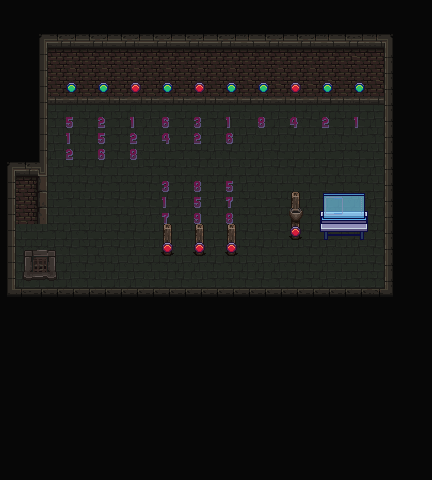

Rendered tile map (Tiled .tmx) drawn with the repository's tilesets; below, a short description and the map source with its tile grids summarised:
An orthogonal 27x30 tile map with 16x16 px tiles, 3 tile layers (Floor, Walls, Roof), 3 tilesets and 18 objects.

<map version="1.10" tiledversion="1.11.2" orientation="orthogonal" renderorder="right-down" width="27" height="30" tilewidth="16" tileheight="16" infinite="0" nextlayerid="18" nextobjectid="55">
 <tileset firstgid="1" source="../tilesets/mainRoom/tileset.tsx" />
 <tileset firstgid="2561" source="../tilesets/mainRoom/tilesStuff.tsx" />
 <tileset firstgid="3153" source="../tilesets/mainRoom/decorative.tsx" />
 <layer id="1" name="Floor" width="27" height="30">
  <data>[810 cells, 659 non-empty, 7 distinct tile ids]</data>
 </layer>
 <layer id="2" name="Walls" width="27" height="30">
  <data>[810 cells, 414 non-empty, 76 distinct tile ids]</data>
 </layer>
 <objectgroup id="5" name="Collision">
  <object id="34" x="-0.608751" y="291.017" width="48.0913" height="6.05251" />
  <object id="35" x="-3.22" y="213.925" width="43.8738" height="10.5663" />
  <object id="36" x="40.1776" y="82.1247" width="1.85126" height="141.991" />
  <object id="37" x="40.1776" y="79.9436" width="353.075" height="12.8558" />
  <object id="38" x="389.716" y="82.5739" width="2.31876" height="216.162" />
  <object id="39" x="41.6338" y="290.995" width="354.902" height="6.34871" />
  <object id="40" x="2.33333" y="219.145" width="7.8333" height="75.1875" />
  <object id="41" x="321.5" y="213" width="45.3333" height="12.6667" />
  <object id="42" x="291.553" y="222.538" width="9.33333" height="8.21215" />
  <object id="45" x="320.833" y="221.833" width="46.6667" height="10.3333" />
  <object id="48" x="227.273" y="238.545" width="8.72727" height="6.36364" />
  <object id="49" x="194.909" y="239.909" width="8.72727" height="6.36364" />
  <object id="51" x="163.091" y="240.091" width="8.72727" height="6.36364" />
 </objectgroup>
 <objectgroup id="6" name="Door">
  <object id="47" x="32.1818" y="256.364" width="15.8182" height="16" />
 </objectgroup>
 <objectgroup id="7" name="Button_0" />
 <objectgroup id="8" name="Button_1">
  <object id="52" x="162.182" y="246.545" width="10.5455" height="7.45455" />
 </objectgroup>
 <objectgroup id="9" name="Button_2">
  <object id="53" x="194.727" y="245.091" width="9.81818" height="8.72727" />
 </objectgroup>
 <objectgroup id="12" name="Button_3">
  <object id="54" x="226.909" y="246" width="10.7273" height="8.36364" />
 </objectgroup>
 <objectgroup id="11" name="Button_4" />
 <objectgroup id="10" name="Button_5" />
 <objectgroup id="16" name="Button_6" />
 <objectgroup id="15" name="Button_7" />
 <objectgroup id="14" name="Button_8" />
 <objectgroup id="13" name="Button_9" />
 <objectgroup id="17" name="Computer">
  <object id="46" x="320.303" y="221.197" width="46.6667" height="10.3333" />
 </objectgroup>
 <layer id="4" name="Roof" width="27" height="30">
  <data>[810 cells, 44 non-empty, 17 distinct tile ids]</data>
 </layer>
</map>
